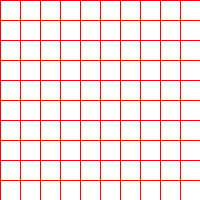
Frame 1 (no input)
Frame 60 (the mouse pressed at the canvas centre just before this capture): identical to frame 1, image omitted
Frame 120 (the mouse held since frame 60 and released just before this capture): identical to frame 1, image omitted

The Processing sketch that drew this single still picture (run headless with seeded random() and noise(); from frame 60 on, the mouse is pressed at the canvas centre):

// Processing sketch: particles_and_things
// ── particles_and_things.pde
PVector GRAV = new PVector(0, 0.05);
ArrayList<Particle> particles = new ArrayList<Particle>();
ArrayList<Block> blocks = new ArrayList<Block>();
//Block block;
float bw = 20;
float bh = 20;

void reset() {
  particles.clear();
  blocks.clear();
  float numAcross = width / bw;
  float numDown = height / bh;

  for (int x = 0; x < numAcross; x += 1) {
    float xx = (bw * x); 
    for (int y =0; y < numDown; y += 1) {
      float yy = (bh * y);
      Block b = new Block(xx, yy, bw, bh);
      blocks.add(b);
    }
    //  particles.add(new Particle(random(0,width), random(0,height)));
  }
}

void setup () {
  size(200, 200);
  //block = new Block(width / 2, height / 2, 20,20);
  reset();
  // frameRate(2);
}

void draw() {
  background(0);

  if (mousePressed && (mouseButton == LEFT)) {
    for (int i = 0; i < blocks.size(); i += 1) {
      Block block = blocks.get(i);
      if (mouseX >= block.x && mouseX <= block.x + block.w && mouseY >= block.y && mouseY <= block.y + block.h) {
        block.explode();
      }
    }
  } else if (mousePressed && (mouseButton == RIGHT)) {
    reset();
  }
  for (int i = 0; i < blocks.size(); i += 1) {
    Block b = blocks.get(i);
    b.draw();
  }
  for (int i = particles.size() - 1; i >= 0; i -= 1) {
    Particle p = particles.get(i);
    if (p.alive) {
      p.applyForce(GRAV);
      p.update();
      p.draw();
    } else {
      particles.remove(i);
    }
  }
}
// ── Blacaclassss.pde
float exLow = -3;
float exHigh = 3;
class Block {
  float x, y, w, h;
  int numParticles;
  boolean exploded = false;
  Block(float x, float y, float w, float h) {
    this.x = x;
    this.y = y;
    this.w = w;
    this.h = h;
    numParticles = (int) (w * h);
  }

  void explode() {
    if (!exploded) {
      exploded = true;
      for (float xx = x; xx < x + w; xx += 1) {
        for (float yy = y; yy < y + h; yy += 1) {
          Particle p = new Particle(xx, yy);
          p.applyForce(new PVector(random(exLow, exHigh), random(exLow*2, 0)));
          particles.add(p);
        }
      }
    }
  }

  void draw() {
    if (!exploded) {
      stroke(255,0,0);
      fill(255);
      rect(x, y, w, h);
    }
  }
}
// ── particlesclasses.pde
float FRICTION = 0.3;

boolean within(Particle p, Block b) {
  boolean returnValue = false;

  int newX = (int) (p.pos.x + p.vel.x);
  int newY = (int) (p.pos.y + p.vel.y);
  int bx = (int) (b.x);
  int bxw = (int) (b.x + b.w);
  int by = (int) (b.y);
  int byh = (int) (b.y + b.h);
  if (newX > bx && newX < bxw && newY > by && newY < byh && b.exploded == false) {
    returnValue = true;
  }


  return returnValue;
}

boolean collides(Particle me, Particle them) {
  if (me.particleId == them.particleId) return false;

  boolean returnValue = false;

  int myX = (int) (me.pos.x + me.vel.x);
  int myY = (int) (me.pos.y + me.vel.y);

  int themX = (int) (them.pos.x + them.vel.x);
  int themY = (int) (them.pos.y + them.vel.y);

  if (myX == themX && myY == themY) {
    returnValue = true;
  }


  return returnValue;
}
int PARTICLE_ID = 0;
class Particle {
  int particleId;
  PVector pos;
  PVector acc;
  PVector vel;
  float lifeTime;
  boolean alive = true;


  Particle(float x, float y) {
    particleId = PARTICLE_ID;
    PARTICLE_ID += 1;
    pos = new PVector(x, y);
    acc = new PVector();
    vel = new PVector();
    lifeTime = random(25, 500);
  }

  void applyForce(PVector force) {
    acc.add(force.copy());
  }

  void draw() {
    stroke(255);
    point(pos.x, pos.y);
  }

  void update() {
    if (!alive) return;

    lifeTime -= 1;
    if (lifeTime <= 0) {
      alive = false;
    }
    boolean skipAdd = false;
    vel.add(acc);
    acc.mult(0);
    if (pos.x + vel.x <= 0) {
      vel.x *= -1;
      vel.mult(FRICTION);
      pos.x = 0;
      skipAdd = true;
    }
    if (pos.x + vel.x >= width) {
      vel.x *= -1;
      vel.mult(FRICTION);
      pos.x = width - 1;
      skipAdd = true;
    }

    if (pos.y + vel.y <= 0) {
      vel.y *= -1;
      vel.mult(FRICTION);
      pos.y = 0;
      skipAdd = true;
    }
    if (pos.y + vel.y >= height) {
      vel.y *= -1;
      vel.mult(FRICTION * FRICTION);
      pos.y = height - 1;
      skipAdd = true;
    }

    for (int i = 0; i < blocks.size(); i += 1) {
      Block block = blocks.get(i);
      if (!block.exploded) {

        if (within(this, block)) {
          skipAdd = true;
          vel.mult(-1);
          vel.mult(FRICTION);
          break;
        }
      }
    }

    for (int i = 0; i < particles.size(); i += 1) {
      Particle p = particles.get(i);
      if (p.alive) {
        if (collides(this, p)) {
          //skipAdd = true;
          vel.mult(-1);
          vel.mult(FRICTION);
          break;
        }
      }
    }

    //if (vel.y <= 0.01 && pos.y >= height - 2) {
    //  vel.mult(FRICTION * FRICTION * FRICTION);
    //}
    if (!skipAdd) 
      pos.add(vel);
  }
}
